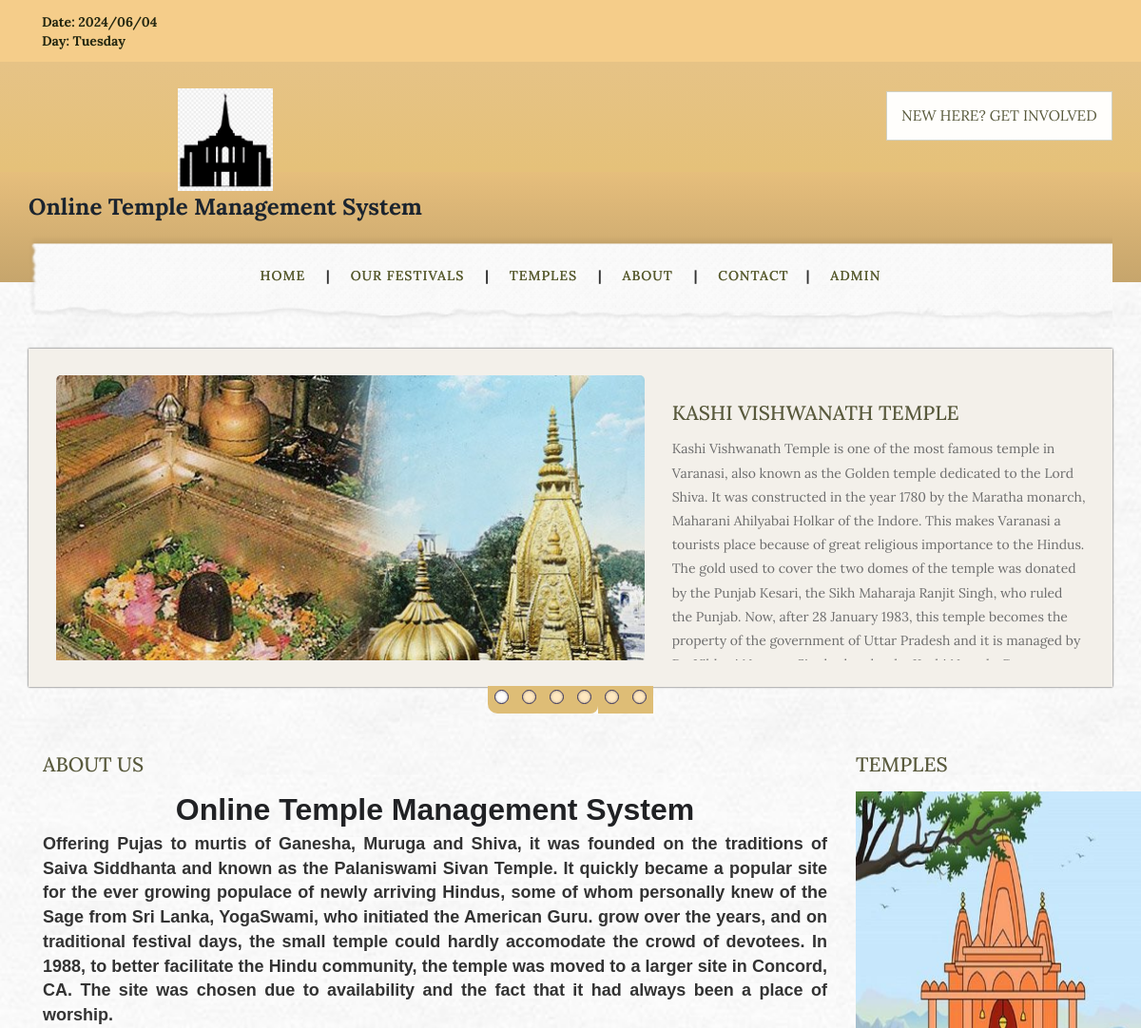
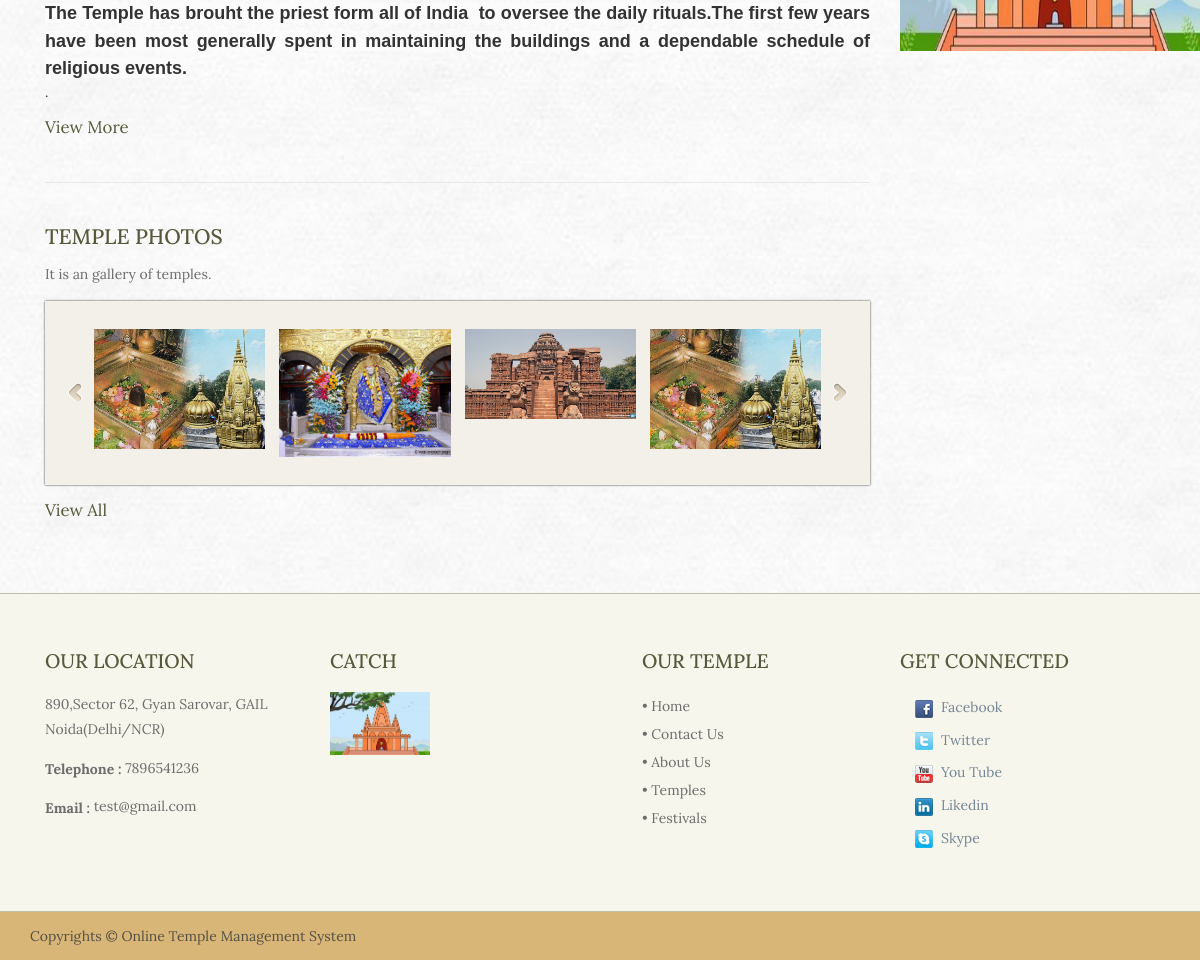
The page /otms/index.php on the database its author committed (2 pictures, top to bottom).
### tables this page shows
CREATE TABLE `tbltemple` (
  `ID` int(5) NOT NULL,
  `TempleName` varchar(250) DEFAULT NULL,
  `TempleLocation` varchar(250) DEFAULT NULL,
  `City` varchar(250) DEFAULT NULL,
  `State` varchar(250) DEFAULT NULL,
  `Country` varchar(250) DEFAULT NULL,
  `Description` mediumtext DEFAULT NULL,
  `TempleImage1` varchar(250) DEFAULT NULL,
  `TempleImage2` varchar(250) DEFAULT NULL,
  `TempleImage3` varchar(250) DEFAULT NULL,
  `CreationDate` timestamp NULL DEFAULT current_timestamp()
);

CREATE TABLE `tblpage` (
  `ID` int(10) NOT NULL,
  `PageType` varchar(200) DEFAULT NULL,
  `PageTitle` mediumtext DEFAULT NULL,
  `PageDescription` mediumtext DEFAULT NULL,
  `Email` varchar(200) DEFAULT NULL,
  `MobileNumber` bigint(10) DEFAULT NULL,
  `UpdationDate` date DEFAULT NULL
);

### otms/index.php (the view, shortened to what this page needs)
<?php
include('includes/config.php');
  ?>
<!DOCTYPE HTML>
<html>
<head>
<link href="css/bootstrap.css" rel="stylesheet" type="text/css" media="all">
<link href="css/style.css" rel="stylesheet" type="text/css" media="all" />
<link rel="stylesheet" href="css/flexslider.css" type="text/css" media="screen" />
</head>
<body>
	<?php include_once('includes/header.php');?>
	<div class="container">
	<div class="confess-top">
			<section class="slider">
						<div class="flexslider">
							<ul class="slides">
								<?php
$ret=mysqli_query($con,"select *from  tbltemple");
while ($row=mysqli_fetch_array($ret)) {
?>
								<li>
									<div class="confess">
										<div class="col-md-7 confess-left">
											<a href="single-temple.php?tid=<?php echo  htmlentities($row['ID']);?>"><img src="admin/templeimages/<?php echo htmlentities($row['TempleImage1']);?>" class="img-responsive" alt="" /></a>
										</div>
										<div class="col-md-5 confess-right">
											<h2><?php echo  htmlentities($row['TempleName']);?></h2>
											<p><?php echo  htmlentities($row['Description']);?>.</p>
										</div>
									</div>
								</li><?php
}?>
							</ul>
						</div>
					</section>
				</div>
				</div>
	<div class="rooted">
	<div class="container">
		<div class="col-md-9 roted-left">
		<div class="grndd">
			<?php
$ret=mysqli_query($con,"select * from tblpage where PageType='aboutus' ");
while ($row=mysqli_fetch_array($ret)) {
?>
			<h3><?php  echo $row['PageTitle'];?></h3>
			<p><?php  echo $row['PageDescription'];?>.</p>
			<a href="about.php" class="vie">View More</a>
		</div><?php } ?>
			<div class="worsh">
				<h3>Temple Photos</h3>
				<p>It is an gallery of temples. </p>
			<div class="recent">
			<ul id="flexiselDemo3">
				<?php
$ret=mysqli_query($con,"select *from  tbltemple");
while ($row=mysqli_fetch_array($ret)) {
?>
								<li>
									<div class="team1">
										<img src="admin/templeimages/<?php echo htmlentities($row['TempleImage1']);?>" class="img-responsive" alt="" />
									</div>
								</li><?php
}?>
							 </ul>
	</div>
	<a href="single.html" class="vie">View All</a>
			</div>
		</div>
		<div class="col-md-3 rooted-right">
			<div class="wor">
				<h3>Temples</h3>
				<ul>
					<li><img src="images/place-2016-10-20-9-2debe815231bfc6ee1046e0b27a3e84b.jpg" width="300" height="300"></li>
				</ul>
			</div>
					</div>
		<div class="clearfix"> </div>
	</div>
	</div>
	<?php include_once('includes/footer.php');?>
</body>
</html>

### otms/includes/footer.php (shortened to what this page needs)
  <div class="footer">
  <div class="container">
    <div class="col-md-3 loc">
      <?php
$ret=mysqli_query($con,"select * from tblpage where PageType='contactus' ");
while ($row=mysqli_fetch_array($ret)) {
?>
      <h3>Our Location</h3>
      <p><?php  echo $row['PageDescription'];?></p>
      <p><span>Telephone :</span> <?php  echo $row['MobileNumber'];?></p>
      <span>Email : </span><a href="mailto:example@gmail.com"><?php  echo $row['Email'];?></a>
    </div><?php } ?>
    <div class="col-md-3 ma">
    <h3>Catch</h3>
     <img src="images/place-2016-10-20-9-2debe815231bfc6ee1046e0b27a3e84b.jpg" width="100">
    </div>
    <div class="col-md-3 or">
      <h3>Our Temple</h3>
      <li><a href="index.php">• Home</a></li>
      <li><a href="contact.php">• Contact Us</a></li>
      <li><a href="about.php">• About Us</a></li>
      <li><a href="temples.php">• Temples</a></li>
      <li><a href="festivals.php">• Festivals</a></li>
    </div>
    <div class="col-md-3 con">
      <h3>Get Connected</h3>
      <ul class="social">
            <li><a href="#"><i class="fb"> </i>Facebook</a></li>
            <li><a href="#"><i class="twt"> </i>Twitter</a></li>
            <li><a href="#"><i class="yout"> </i>You Tube</a></li>
            <li><a href="#"><i class="lik"> </i>Likedin</a></li>
            <li><a href="#"><i class="skyp"> </i>Skype</a></li>
          </ul>
    </div>
    <div class="clearfix"> </div>
  </div>
  </div>
  <div class="footer-bottom">
  <div class="container">
    <p>Copyrights © Online Temple Management System </p>
  </div>
  </div>

### otms/css/style.css (style rules this page uses)
h4, h5, h6, h1, h2, h3 { margin-top: 0; }
ul, ol { margin: 0; }
p { margin: 0; }
html,body { font-family: 'Lora', serif; background: url(../images/bac.jpg) no-repeat; background-size: cover; -webkit-background-size: cover; -moz-background-size: cover; -o-background-size: cover; -ms-background-size: cover; }
body a { transition:0.5s all; -webkit-transition:0.5s all; -moz-transition:0.5s all; -o-transition:0.5s all; -ms-transition:0.5s all; }
*, *:after, *::before { -webkit-box-sizing: border-box; -moz-box-sizing: border-box; box-sizing: border-box; }
.confess-top { margin: 5em 0 0; background:#f3f0ea; padding: 2em 1em; box-shadow:0px 0px 2px 0px; }
.confess-right p { font-size:1em; color:#6d6d6d; line-height:1.8em; margin:1em 0; }
.confess-right h2 { font-size:1.5em; color:#58593c; margin:0; text-transform:uppercase; }
.confess-right { padding: 2em 1em; }
.rooted h3 { font-size: 1.5em; text-transform: uppercase; margin: 0; color: #58593c; }
.rooted p { color: #6d6d6d; font-size: 1em; margin: 1em 0; line-height: 1.8em; }
.rooted { margin: 5em 0; }
.grndd { padding: 0 0 3em; }
.worsh { padding: 3em 0 0; border-top: 1px solid #e8e8e8; }
.recent { background:#f3f0ea; padding: 2em 3em; box-shadow:0px 0px 2px 0px; margin-bottom:1em; }
#flexiselDemo1, #flexiselDemo2, #flexiselDemo3 { display: none; }
.nbs-flexisel-ul { position: relative; width: 9999px; margin: 0px; padding: 0px; list-style-type: none; text-align: center; }
.nbs-flexisel-item { float: left; margin:0px; padding:0px; cursor: pointer; position: relative; line-height: 0px; }
.team1 { margin: 0 0.5em; position: relative; }
ul.social li { list-style: none; display:block; margin: 0 1em; }
ul.social { padding: 0em; }
ul.social li a, ul.social li span { color: #758594; padding: 0.4em 0; display: block; font-size: 1em; }
i.fb { width: 20px; height: 20px; display: inline-block; background: url(../images/img-sprite.png) no-repeat -438px -6px; vertical-align: middle; margin-right: 0.5em; }
i.twt { width: 20px; height: 20px; display: inline-block; background: url(../images/img-sprite.png) no-repeat -438px -34px; vertical-align: middle; margin-right: 0.5em; }
i.yout { width: 20px; height: 20px; display: inline-block; background: url(../images/img-sprite.png) no-repeat -438px -63px; vertical-align: middle; margin-right: 0.5em; }
i.lik { width: 20px; height: 20px; display: inline-block; background: url(../images/img-sprite.png) no-repeat -438px -92px; vertical-align: middle; margin-right: 0.5em; }
i.skyp { width: 20px; height: 20px; display: inline-block; background: url(../images/img-sprite.png) no-repeat -438px -121px; vertical-align: middle; margin-right: 0.5em; }
.footer h3 { color: #58593c; font-size: 1.4em; text-transform: uppercase; margin-bottom: 1em; }
.footer p { color: #6d6d6d; margin: 1em 0; line-height: 1.8em; font-size: 1em; }
span { font-weight: 700; color: #6d6d6d; vertical-align: middle; }
.footer a { color: #6d6d6d; }
.or li { display: block; line-height: 2em; }
.or li a { color: #6d6d6d; text-decoration: none; }
.footer { background: #f7f6ec; padding: 4em 0; border-top: 1px solid #c0bfa8; }
.footer-bottom { background: #d8b678; padding: 1em; border-top: 1px solid #c0bfa8; }
.footer-bottom p { font-size: 1em; color: #554f46; }
.or { padding: 0 3em; }
.rooted-right li { display: block; margin: 1.2em 0; }
.rooted-right ul { padding:0; }
.container:after { content: "\0020"; display: block; height: 0; clear: both; visibility: hidden; }
.clearfix:before, .clearfix:after, .row:before, .row:after { content: '\0020'; display: block; overflow: hidden; visibility: hidden; width: 0; height: 0; }
.row:after, .clearfix:after { clear: both; }
a.vie { font-size: 1.2em; color: #58593c; font-weight: 400; }

### otms/css/flexslider.css (style rules this page uses)
.slides, .flex-control-nav, .flex-direction-nav { margin: 0; padding: 0; list-style: none; }
.flexslider { margin: 0; padding: 0; }
.flexslider .slides > li { display: none; -webkit-backface-visibility: hidden; }
.flexslider .slides img { width: 100%; display: block;border-radius: 5px; }
.slides:after { content: "."; display: block; clear: both; visibility: hidden; line-height: 0; height: 0; }
.flexslider { margin: 0 0 0px; background: ; position: relative; -webkit-border-radius: 4px; -moz-border-radius: 4px; -o-border-radius: 4px; border-radius: 4px; ,0,0,.2); zoom: 1; }
.flexslider .slides { zoom: 1; }

### rows shown on the page
tbltemple: TempleImage1 (picture), TempleName "KASHI VISHWANATH TEMPLE", Description "Kashi Vishwanath Temple is one of the most famous temple in Varanasi, also known as the Golden temple dedicated to the Lord Shiva. It was constructed in the year 1780 by the Maratha monarch, Maharani Ahilyabai Holkar of the Indore. This makes Varanasi a tourists place because of great religious importance to the Hindus. The gold used to cover the two domes of the temple was donated by the Punjab Kesari, the Sikh Maharaja Ranjit Singh, who ruled the Punjab. Now, after 28 January 1983, this temple becomes the property of the government of Uttar Pradesh and it is managed by…"
tblpage: PageTitle "ABOUT US", PageDescription "Online Temple Management System Offering Pujas to murtis of Ganesha, Muruga and Shiva, it was founded on the traditions of Saiva Siddhanta and known as the Palaniswami Sivan Temple. It quickly became a popular site for the ever growing populace of newly arriving Hindus, some of whom personally knew of the Sage from Sri Lanka, YogaSwami, who initiated the American Guru. grow over the years, and on traditional festival days, the small temple could hardly accomodate the crowd of devotees. In 1988, to better facilitate the Hindu community, the temple was moved to a larger site in Concord, CA. The site was chosen due to availability and the fact that it had always been a place of worship. The…"
tbltemple: TempleImage1 (picture)
tbltemple: TempleImage1 (picture)
tbltemple: TempleImage1 (picture)
tblpage: PageDescription "890,Sector 62, Gyan Sarovar, GAIL Noida(Delhi/NCR)", MobileNumber "7896541236", Email "test@gmail.com"
